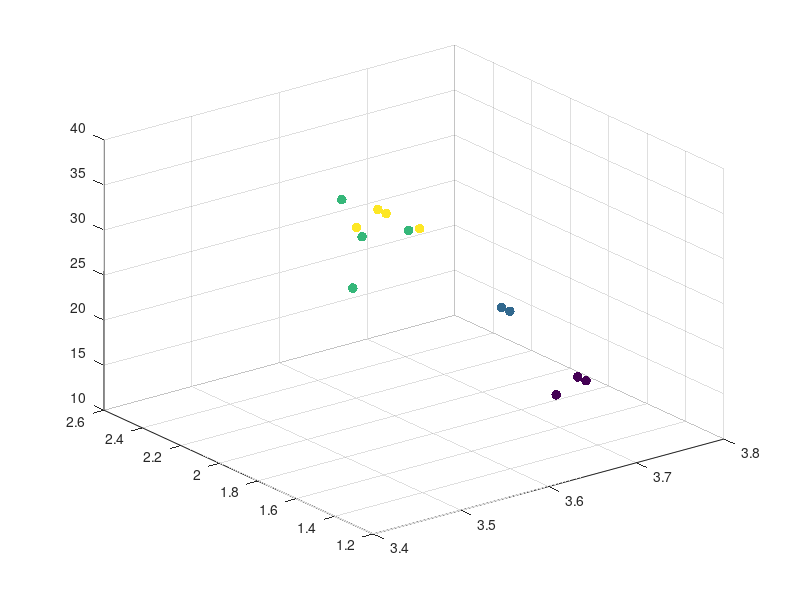

The MATLAB source for this figure:
clear all;
close all;


% %% Torque Analysis
% load('maxima_data.mat');
% scatter3(maxima_k, maxima_sigma, torque_values, 20, maxima_corr, 'filled');
% xlabel('k');
% ylabel('Sigma');
% zlabel('Torque');
% title('Maxima of k vs Sigma with Torque as Color Gradient');
% colorbar;
% grid on;
% % K means clustering of torque into 10 clusters, taking mean of each cluster k, sigma and corr too
% [cluster_idx, cluster_centers] = kmeans(torque_values', 10);
% % Take the mean of each cluster
% torque_means = zeros(10, 1);
% sigma_means = zeros(10, 1);
% k_means = zeros(10, 1);
% corr_means = zeros(10, 1);
% for i = 1:10
%     torque_means(i) = mean(torque_values(cluster_idx == i));
%     sigma_means(i) = mean(maxima_sigma(cluster_idx == i));
%     k_means(i) = mean(maxima_k(cluster_idx == i));
%     corr_means(i) = mean(maxima_corr(cluster_idx == i));
% end
% % Plot the clusters
% figure;
% scatter3(k_means, sigma_means, torque_means, 50, corr_means, 'filled');
% xlabel('k');
% ylabel('Sigma');
% zlabel('Torque');
% title('Clustered Maxima of k vs Sigma with Torque as Color Gradient');
% colorbar;
% grid on;
% % Ensure data is sorted for polyfit
% [sigma_sorted, sort_idx] = sort(maxima_sigma);
% torque_sorted = torque_values(sort_idx);
% % Display correlation between torque and sigma
% disp('Correlation between Torque and Sigma:');
% disp(corr(torque_sorted', sigma_sorted'));
% % Display correlation between torque and sigma^2
% disp('Correlation between Torque and Sigma^2:');
% disp(corr(torque_sorted', sigma_sorted'.^2));
% % Polyfit for sigma vs torque (order 1 and 2)
% p1_sigma = polyfit(sigma_sorted, torque_sorted, 1);
% % Calculate fitted values and normalized MSE for sigma vs torque
% fitted_torque_p1_sigma = polyval(p1_sigma, sigma_sorted);
% mse_p1_sigma = mean((torque_sorted - fitted_torque_p1_sigma).^2);
% nmse_p1_sigma = mse_p1_sigma / var(torque_sorted);
% % Display results for sigma vs torque
% disp('Sigma vs Torque:');
% disp(['Order 1 nMSE: ', num2str(nmse_p1_sigma)]);
% %display correlation between torque and sigma
% % Plot for sigma vs torque with polynomial fits (first instance)
% figure;
% plot(sigma_sorted, torque_sorted, 'o', 'DisplayName', 'Data');
% hold on;
% plot(sigma_sorted, fitted_torque_p1_sigma, '-r', 'DisplayName', ...
%     ['Order 1 Fit: y = ', num2str(p1_sigma(1)), 'x + ', num2str(p1_sigma(2)), ...
%     ', nMSE = ', num2str(nmse_p1_sigma)]);
% xlabel('Sigma');
% ylabel('Torque');
% title('Sigma vs Torque with Polynomial Fits');
% legend('show');
% grid on;
% % Ensure data is sorted for polyfit
% [sigma_sorted, sort_idx] = sort(sigma_means);
% torque_sorted = torque_means(sort_idx);
% %Display correlation between torque and sigma
% disp('Correlation between Torque and Sigma:');
% disp(corr(torque_sorted, sigma_sorted));
% %Display correlation between torque and sigma^2
% disp('Correlation between Torque and Sigma^2:');
% disp(corr(torque_sorted, sigma_sorted.^2));
% % Polyfit for sigma vs torque (order 1 and 2)
% p1_sigma = polyfit(sigma_sorted, torque_sorted, 1);
% p2_sigma = polyfit(sigma_sorted, torque_sorted, 2);
% % Calculate zitted values and normalized MSE for sigma vs torque
% fitted_torque_p1_sigma = polyval(p1_sigma, sigma_sorted);
% fitted_torque_p2_sigma = polyval(p2_sigma, sigma_sorted);
% mse_p1_sigma = mean((torque_sorted - fitted_torque_p1_sigma).^2);
% mse_p2_sigma = mean((torque_sorted - fitted_torque_p2_sigma).^2);
% nmse_p1_sigma = mse_p1_sigma / var(torque_sorted);
% nmse_p2_sigma = mse_p2_sigma / var(torque_sorted);
% % Display results for sigma vs torque
% disp('Sigma vs Torque:');
% disp(['Order 1 nMSE: ', num2str(nmse_p1_sigma)]);
% disp(['Order 2 nMSE: ', num2str(nmse_p2_sigma)]);
% % Plot for sigma vs torque with polynomial fits (second instance)
% figure;
% plot(sigma_sorted, torque_sorted, 'o', 'DisplayName', 'Data');
% hold on;
% plot(sigma_sorted, fitted_torque_p1_sigma, '-r', 'DisplayName', ...
%     ['Order 1 Fit: y = ', num2str(p1_sigma(1)), 'x + ', num2str(p1_sigma(2)), ...
%     ', nMSE = ', num2str(nmse_p1_sigma)]);
% plot(sigma_sorted, fitted_torque_p2_sigma, '--g', 'DisplayName', ...
%     ['Order 2 Fit: y = ', num2str(p2_sigma(1)), 'x^2 + ', num2str(p2_sigma(2)), ...
%     'x + ', num2str(p2_sigma(3)), ', nMSE = ', num2str(nmse_p2_sigma)]);
% xlabel('Sigma');
% ylabel('Torque');
% title('Sigma vs Torque with Polynomial Fits');
% legend('show');
% grid on;

%% Diameter Analysis
% Saved as diameter_value, k_values(max_k_idx), sigma_values(max_sigma_idx), max_val
load('maxima_data_Diam.mat');

scatter3(maxima_matrix(:, 2), maxima_matrix(:, 3), maxima_matrix(:, 1), 50, maxima_matrix(:, 1), 'filled'); 
